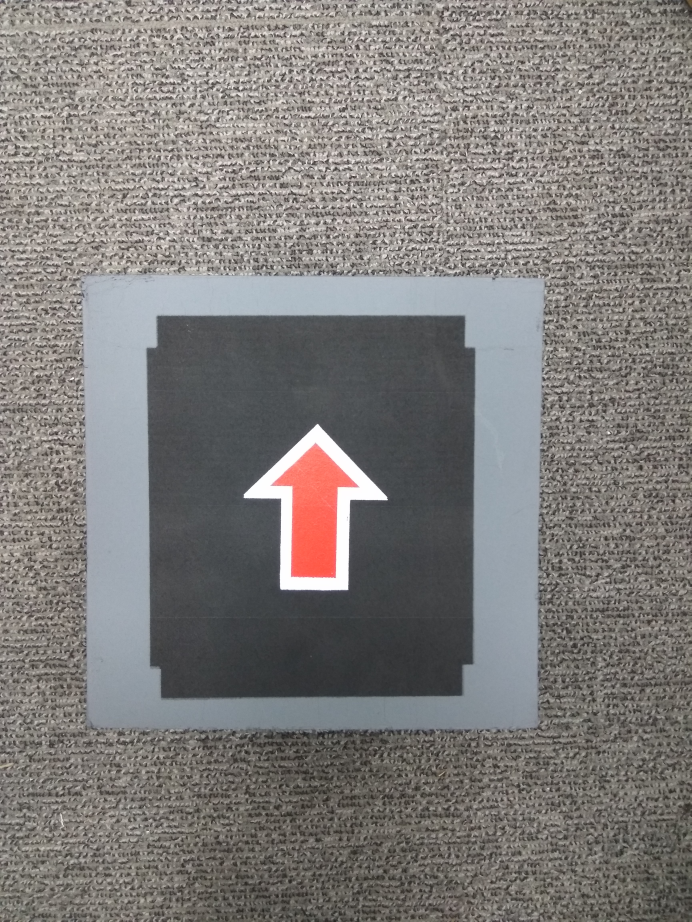
//> input picture block_photo/r1.jpg, 3456 x 4608 px (shown at 1/5 size)
$ ./main ../block_photo/r1.jpg   (built with g++ and OpenCV 4)
//> lines starting //> are read from the running program, lines starting //| are printed output that depends on the picture; after the words box and inside, x2 and y2 are one past the last pixel; in counts of white or black regions, pixels touching at a corner belong together
#include "opencv2/highgui/highgui.hpp"
#include "opencv2/imgproc/imgproc.hpp"
#include <iostream>
#include <stdio.h>
using namespace cv;
using namespace std;
const int ARROW_AREA_MIN=3000;//variable
const int ARROW_AREA_MAX=600*440;
int flag=0;
Mat pro_after;

string type2str(int type);
int Color_detect(Mat frame);
int Arrow_direction(Mat pro_after);
int Circle_detect(Mat src);
/** @function main */
int main(int argc, char** argv)
{
    int direction=0;//1,2,3,4=arrow,5=circle,6=robo.
    int Iscircle;
    int Isarrow;
    Mat src;
    /// Read the image
    src = imread( argv[1], 1 );
//> src is the input picture: 4608 rows x 3456 cols, CV_8UC3; mean B, G, R 122.2, 124.2, 127.3
    resize(src,src,Size(src.cols/5,src.rows/5));
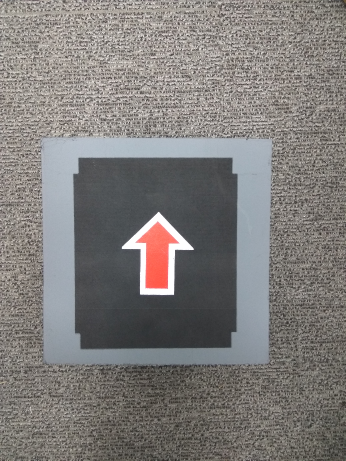
//> src: 921 rows x 691 cols, CV_8UC3 (shown at 1/2 size); mean B, G, R 122.1, 124.1, 127.2
    Iscircle=Circle_detect(src);
//> in Circle_detect, `GaussianBlur( src_gray, src_gray, Size(9, 9), 2, 2 );`:
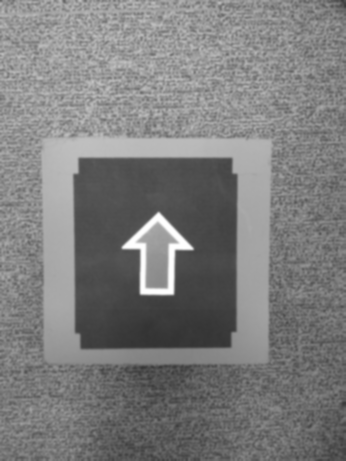
//> src_gray: 921 rows x 691 cols, CV_8UC1 (shown at 1/2 size); min 51, max 254, mean 124.8
//> in Circle_detect, `HoughCircles( src_gray, circles, CV_HOUGH_GRADIENT, 1, src_gray.rows/4..`: circles = empty
//| circles num: 0
//> Iscircle = 0
    if(Iscircle==-1)
    {
        cout<<"image read no data in circle detect..."<<endl;
        return -1;
    }
    if(Iscircle==1)
        direction=5;
    else
    {
        Isarrow=Color_detect(src);
        if(Isarrow==1)
        {
            direction=Arrow_direction(pro_after);
            if(direction==-1)
            {
                cout<<"the arrow position wrong..."<<endl;
                return -1;
            }
        }
        else
            direction=6;
    }
    cout<<"direct: "<<direction<<endl;
    return 0;

}
// [107 lines left out: functions type2str, Arrow_direction, not called in this run]
int Color_detect(Mat frame)
{
    vector<Mat> HSVSplit;
    Mat element = getStructuringElement(MORPH_RECT, Size(5, 5));
    vector<vector<Point> > contours;
    Mat HSVImage;
    Mat out;
    Mat HGreen;
    Mat SGreen;
    Rect r;
    Rect max_tmp;

    cvtColor(frame, HSVImage, CV_BGR2HSV);
//> HSVImage: 921 rows x 691 cols, CV_8UC3; mean H, S, V 44.2, 22.4, 130.5
    split(HSVImage,HSVSplit);
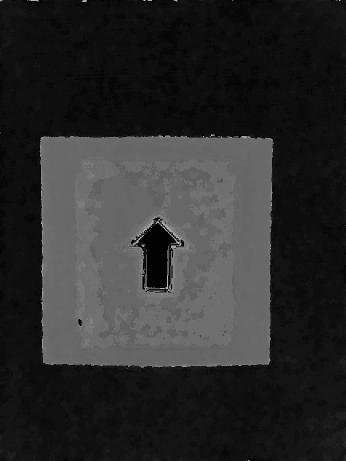
//> HSVSplit[0]: 921 rows x 691 cols, CV_8UC1 (shown at 1/2 size); min 0, max 179, mean 44.2
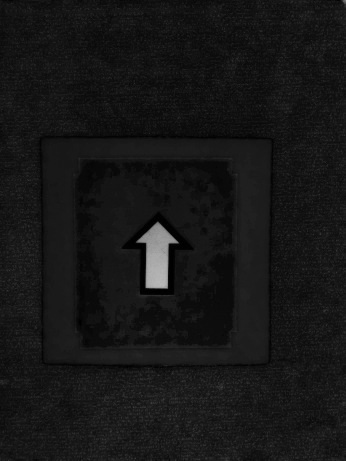
//> HSVSplit[1]: 921 rows x 691 cols, CV_8UC1 (shown at 1/2 size); min 0, max 186, mean 22.4
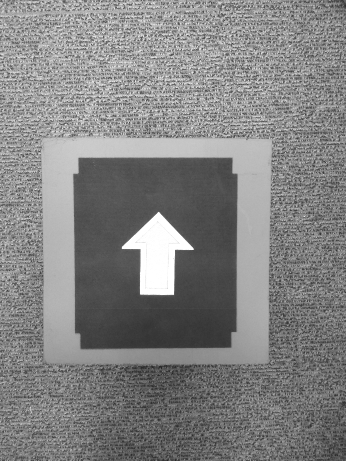
//> HSVSplit[2]: 921 rows x 691 cols, CV_8UC1 (shown at 1/2 size); min 23, max 255, mean 130.5
    //inRange(HSVSplit[0], Scalar(40), Scalar(80), HGreen);
    //inRange(HSVSplit[0], Scalar(100), Scalar(140), HGreen);
    inRange(HSVSplit[0], Scalar(100), Scalar(140), HGreen);
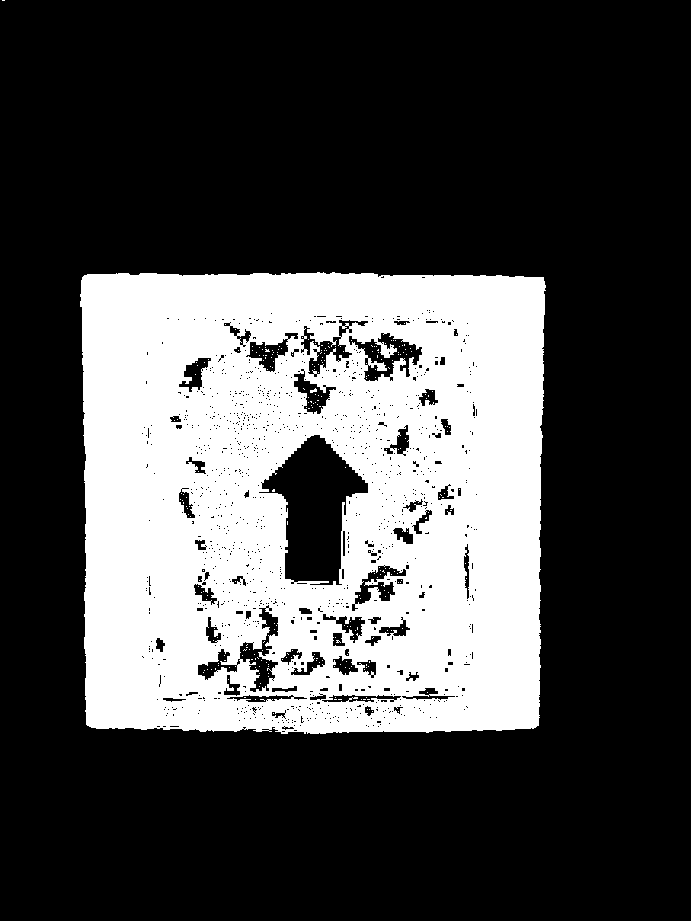
//> HGreen: 921 rows x 691 cols, CV_8UC1; 29.1% white; 271 white regions (269 under 20 px), largest, box (x1, y1, x2, y2) and area: (80, 272, 546, 734) 184555, (310, 388, 317, 393) 21
    //imshow("hgreen",HGreen);
    threshold(HSVSplit[1], SGreen, 80, 255, THRESH_BINARY);
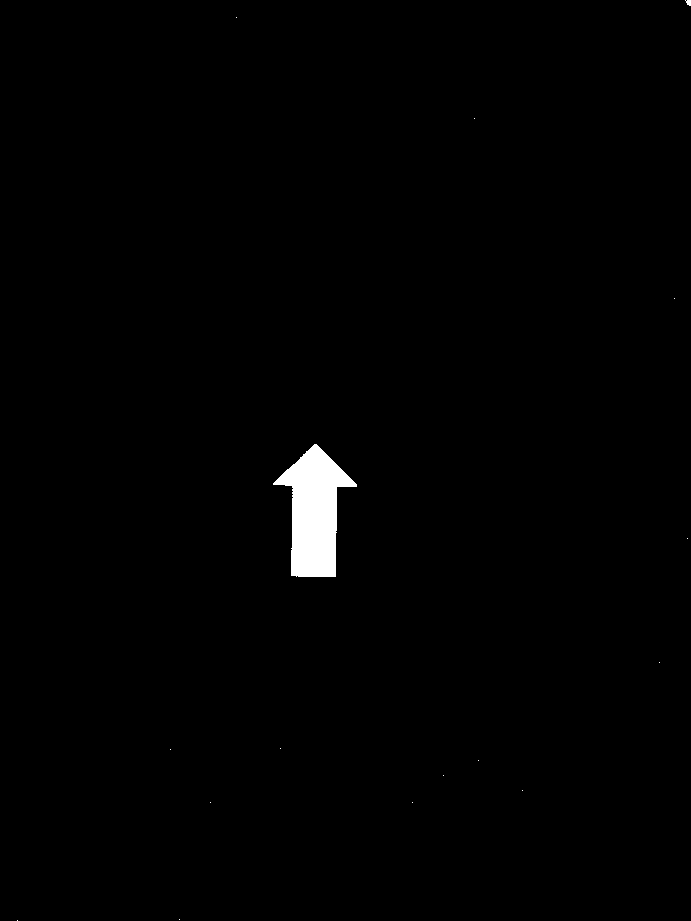
//> SGreen: 921 rows x 691 cols, CV_8UC1; 0.94% white; 16 white regions (14 under 20 px), largest, box (x1, y1, x2, y2) and area: (273, 444, 357, 577) 5962, (685, 0, 691, 6) 25
    // imshow("sgreen",SGreen);
    //imshow("h",HSVSplit[0]);
    //imshow("v",HSVSplit[2]);
    cv::bitwise_and(HGreen, SGreen, out);
//> out: 921 rows x 691 cols, CV_8UC1; every value is 0
    morphologyEx(out, out, MORPH_OPEN, element);//open operator,remove isolated noise points.
    morphologyEx(out, out, MORPH_CLOSE, element);//close operator,get connected domain.BMC
    //imshow("before contour",out);
    Mat solid;
    solid=out.clone();
    //imshow("pro",solid);
    findContours(out,contours,CV_RETR_EXTERNAL,CV_CHAIN_APPROX_NONE);
//> contours = 0 contours
//> in main, `Isarrow=Color_detect(src);`: Isarrow = 0
    if( contours.size() == 0 )
    {
        //write(fd,lost,18);
        //continue;
        cout<<"no contour..."<<endl;
        return 0;
    }
    Mat result(out.size(),CV_8U,Scalar(0));
    drawContours(result,contours,-1,Scalar(255),2);
    max_tmp=boundingRect(Mat(contours[0]));
    for(int i=1; i<contours.size(); i++)
    {
        r = boundingRect(Mat(contours[i]));
        max_tmp=(r.area()>max_tmp.area())?r:max_tmp;
    }
    if(max_tmp.area()<ARROW_AREA_MIN||max_tmp.area()>ARROW_AREA_MAX)
        return 0;
    Mat pro;
    solid(max_tmp).copyTo(pro);
    //imshow("pro",pro);
    pro_after=pro.clone();
    //string ty =  type2str( pro_after.type() );
    //printf("Matrix: %s %dx%d \n", ty.c_str(), pro_after.cols, pro_after.rows );
    rectangle(result, max_tmp, Scalar(255), 2);
    cout<<"area "<<max_tmp.area()<<endl;
    return 1;
    //imshow("result",result);
    //cout<<endl<<"time "<<((double)getTickCount() - t) /(double)getTickFrequency()<<endl;
}

int Circle_detect(Mat src)
{
    Mat src_gray;
    if( !src.data )
    {
        return -1;
    }
    /// Convert it to gray
    cvtColor( src, src_gray, CV_BGR2GRAY );
    /// Reduce the noise so we avoid false circle detection
    //medianBlur(src_gray, src_gray, 5);
    GaussianBlur( src_gray, src_gray, Size(9, 9), 2, 2 );
//     imshow("gaussian",src_gray);
    vector<Vec3f> circles;

    /// Apply the Hough Transform to find the circles
    HoughCircles( src_gray, circles, CV_HOUGH_GRADIENT, 1, src_gray.rows/4, 100, 30, 15, 30 );
    //mainly depends 100,30 the 2 parameters.BMC
    //HoughCircles(src_gray, circles, CV_HOUGH_GRADIENT, 1, 10,100, 30, 15, 30);
    // change the last two parameters
    // (min_radius & max_radius) to detect larger circles
    cout<<"circles num: "<<circles.size()<<endl;
    if(circles.size()>=2)   //circle num >=2.BMC
    {
        cout<<"hhh "<<endl;
        /// Draw the circles detected
        for( size_t i = 0; i < circles.size(); i++ )
        {
            Point center(cvRound(circles[i][0]), cvRound(circles[i][1]));
            int radius = cvRound(circles[i][2]);
            // circle center
            circle( src, center, 3, Scalar(0,255,0), -1, 8, 0 );
            // circle outline
            circle( src, center, radius, Scalar(0,0,255), 3, 8, 0 );
        }
        /// Show your results
//     namedWindow( "Hough Circle Transform Demo", CV_WINDOW_AUTOSIZE );
//     imshow( "Hough Circle Transform Demo", src );
//     waitKey(0);
        return 1;
    }
    else
        return 0;
}

$ run again, on block_photo/r3.jpg
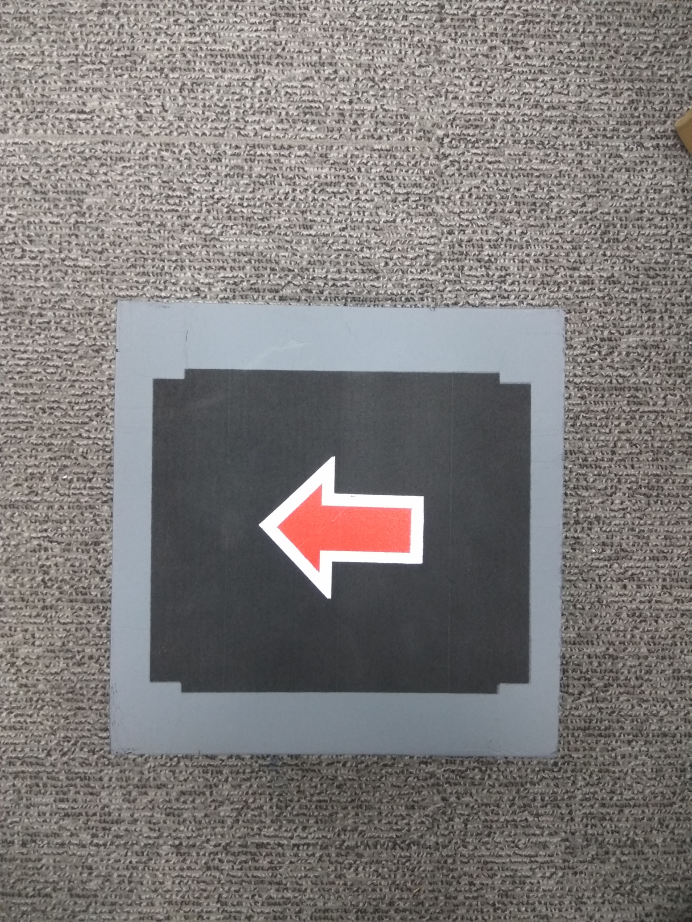
//> input picture block_photo/r3.jpg, 3456 x 4608 px (shown at 1/5 size)
//> src is the input picture: 4608 rows x 3456 cols, CV_8UC3; mean B, G, R 121.8, 123.1, 126.5
//> src: 921 rows x 691 cols, CV_8UC3
//> circles = empty
//| circles num: 0
//> Iscircle = 0
//> HSVImage: 921 rows x 691 cols, CV_8UC3; mean H, S, V 43.1, 22.2, 129.7
//> in Color_detect, `inRange(HSVSplit[0], Scalar(100), Scalar(140), HGreen);`:
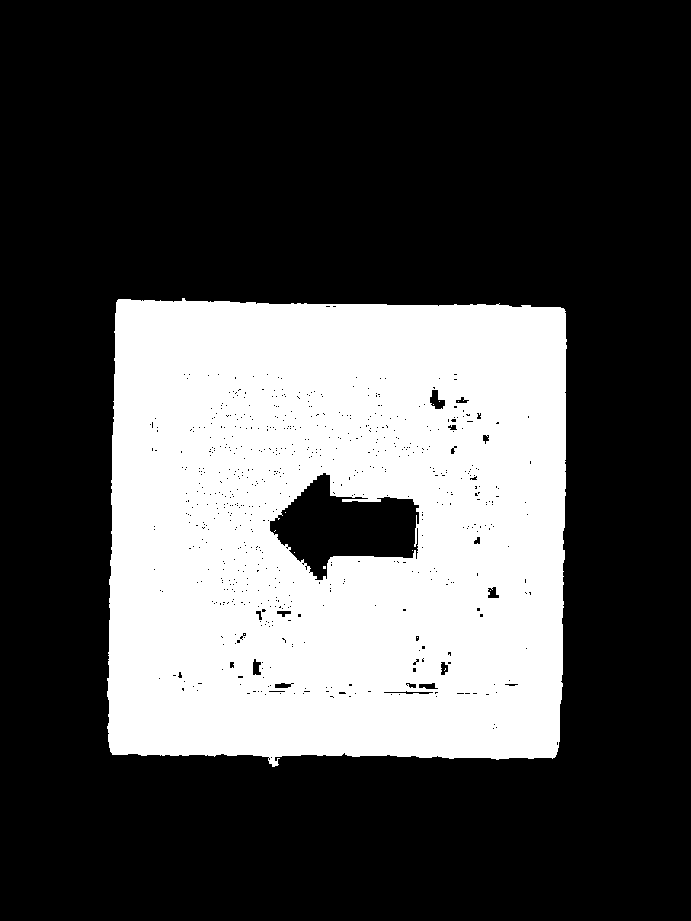
//> HGreen: 921 rows x 691 cols, CV_8UC1; 30.5% white; 13 white regions (12 under 20 px), largest, box (x1, y1, x2, y2) and area: (107, 298, 567, 767) 194341
//> in Color_detect, `threshold(HSVSplit[1], SGreen, 80, 255, THRESH_BINARY);`:
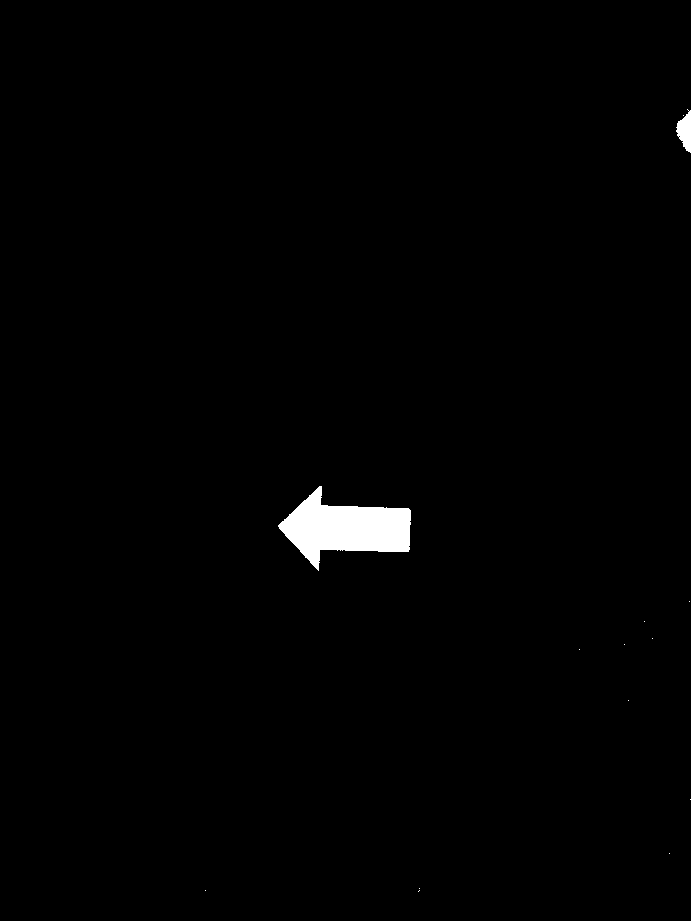
//> SGreen: 921 rows x 691 cols, CV_8UC1; 0.99% white; 14 white regions (12 under 20 px), largest, box (x1, y1, x2, y2) and area: (278, 486, 411, 571) 5885, (676, 109, 691, 153) 404
//> out: 921 rows x 691 cols, CV_8UC1; every value is 0
//> contours = 0 contours
//> Isarrow = 0

$ run again, on block_photo/r4.jpg
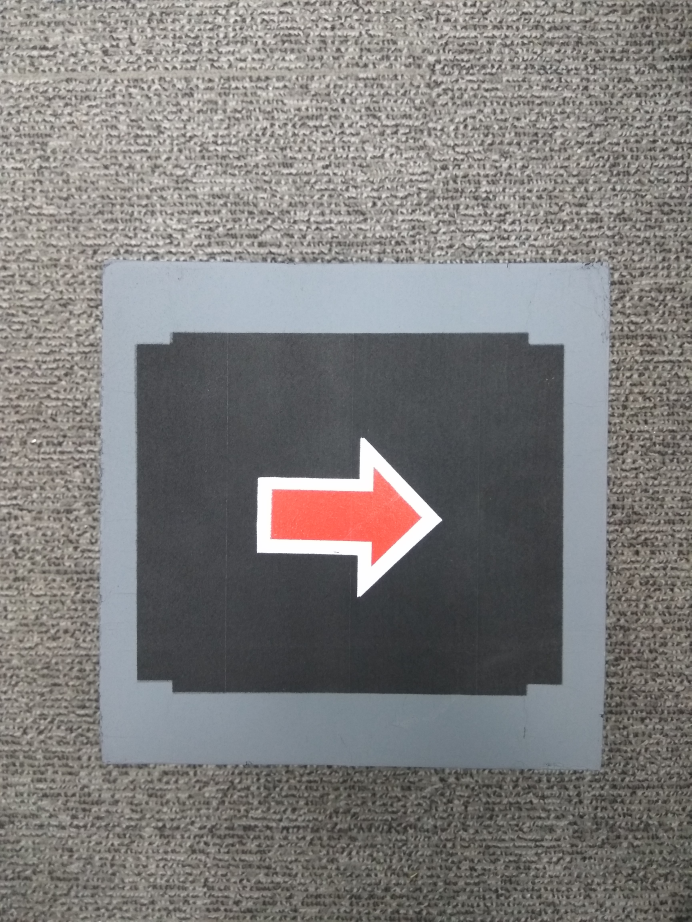
//> input picture block_photo/r4.jpg, 3456 x 4608 px (shown at 1/5 size)
//> src is the input picture: 4608 rows x 3456 cols, CV_8UC3; mean B, G, R 124.1, 125, 126.8
//> src: 921 rows x 691 cols, CV_8UC3
//> circles = empty
//| circles num: 0
//> Iscircle = 0
//> HSVImage: 921 rows x 691 cols, CV_8UC3; mean H, S, V 52.7, 21.3, 131.1
//> in Color_detect, `inRange(HSVSplit[0], Scalar(100), Scalar(140), HGreen);`:
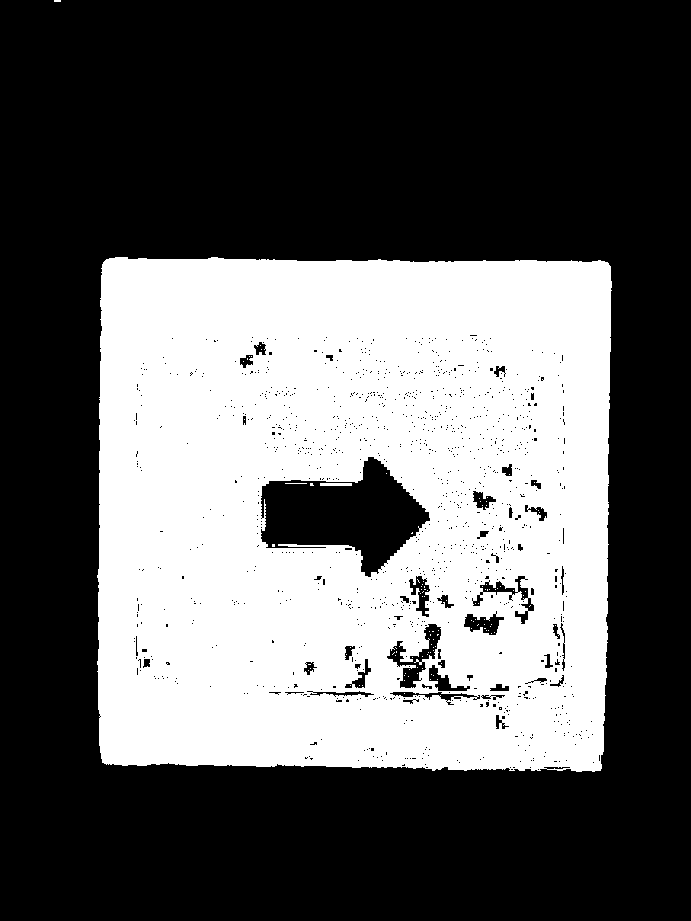
//> HGreen: 921 rows x 691 cols, CV_8UC1; 37.6% white; 109 white regions (106 under 20 px), largest, box (x1, y1, x2, y2) and area: (97, 257, 612, 772) 239136, (320, 483, 352, 486) 96, (285, 483, 307, 484) 22
//> in Color_detect, `threshold(HSVSplit[1], SGreen, 80, 255, THRESH_BINARY);`:
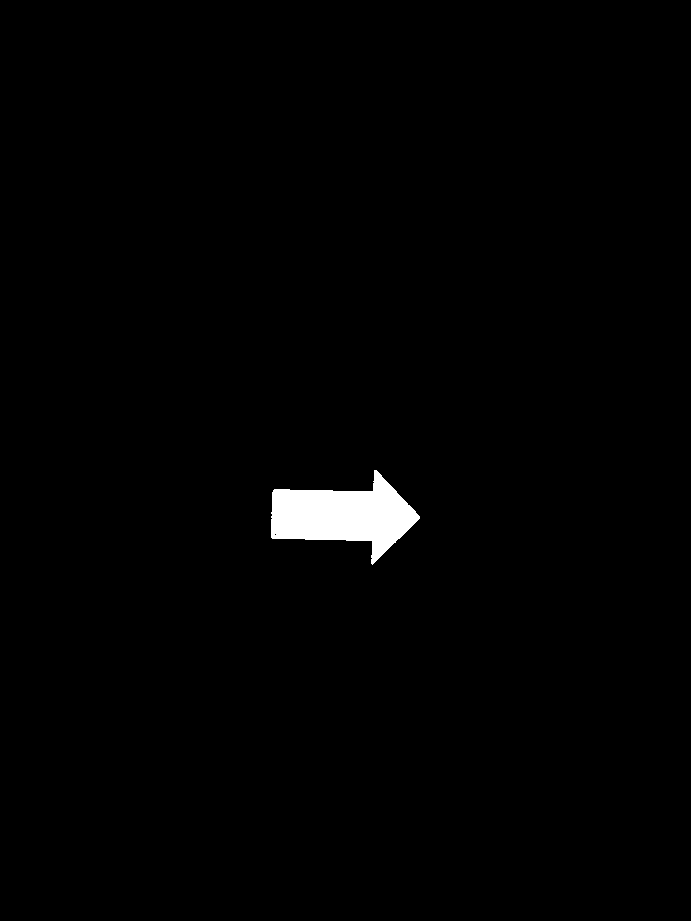
//> SGreen: 921 rows x 691 cols, CV_8UC1; 1.2% white; 1 white region, box (x1, y1, x2, y2) and area: (271, 470, 420, 565) 7407
//> out: 921 rows x 691 cols, CV_8UC1; every value is 0
//> contours = 0 contours
//> Isarrow = 0
